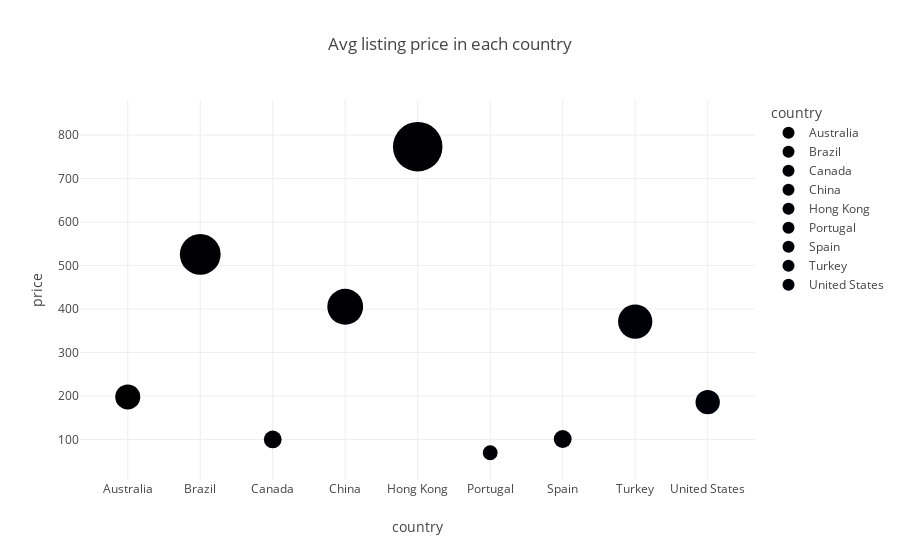

Notebook source saved alongside this figure:
### Code cell
fig = px.scatter(data_frame=country_df,
                x = 'country', 
                y='price',
                color='country',
                size = 'price',
                 opacity = 1,
                 size_max = 35,
                 title='Avg listing price in each country'
                )
fig.show()

### Figure 1 — Plotly figure (JSON) as saved in the notebook; plotly's stock layout.template omitted (floating-point values rounded to 4 significant figures)
{"data": [{"hovertemplate": "country=%{x}<br>price=%{marker.size}<extra></extra>", "legendgroup": "Australia", "marker": {"color": "#000001", "opacity": 1, "size": [197.8], "sizemode": "area", "sizeref": 0.6314, "symbol": "circle"}, "mode": "markers", "name": "Australia", "orientation": "v", "showlegend": true, "type": "scatter", "x": ["Australia"], "xaxis": "x", "y": [197.8], "yaxis": "y"}, {"hovertemplate": "country=%{x}<br>price=%{marker.size}<extra></extra>", "legendgroup": "Brazil", "marker": {"color": "#000002", "opacity": 1, "size": [525.8], "sizemode": "area", "sizeref": 0.6314, "symbol": "circle"}, "mode": "markers", "name": "Brazil", "orientation": "v", "showlegend": true, "type": "scatter", "x": ["Brazil"], "xaxis": "x", "y": [525.8], "yaxis": "y"}, {"hovertemplate": "country=%{x}<br>price=%{marker.size}<extra></extra>", "legendgroup": "Canada", "marker": {"color": "#000003", "opacity": 1, "size": [100.0], "sizemode": "area", "sizeref": 0.6314, "symbol": "circle"}, "mode": "markers", "name": "Canada", "orientation": "v", "showlegend": true, "type": "scatter", "x": ["Canada"], "xaxis": "x", "y": [100.0], "yaxis": "y"}, {"hovertemplate": "country=%{x}<br>price=%{marker.size}<extra></extra>", "legendgroup": "China", "marker": {"color": "#000004", "opacity": 1, "size": [405.4], "sizemode": "area", "sizeref": 0.6314, "symbol": "circle"}, "mode": "markers", "name": "China", "orientation": "v", "showlegend": true, "type": "scatter", "x": ["China"], "xaxis": "x", "y": [405.4], "yaxis": "y"}, {"hovertemplate": "country=%{x}<br>price=%{marker.size}<extra></extra>", "legendgroup": "Hong Kong", "marker": {"color": "#000005", "opacity": 1, "size": [773.5], "sizemode": "area", "sizeref": 0.6314, "symbol": "circle"}, "mode": "markers", "name": "Hong Kong", "orientation": "v", "showlegend": true, "type": "scatter", "x": ["Hong Kong"], "xaxis": "x", "y": [773.5], "yaxis": "y"}, {"hovertemplate": "country=%{x}<br>price=%{marker.size}<extra></extra>", "legendgroup": "Portugal", "marker": {"color": "#000006", "opacity": 1, "size": [69.5], "sizemode": "area", "sizeref": 0.6314, "symbol": "circle"}, "mode": "markers", "name": "Portugal", "orientation": "v", "showlegend": true, "type": "scatter", "x": ["Portugal"], "xaxis": "x", "y": [69.5], "yaxis": "y"}, {"hovertemplate": "country=%{x}<br>price=%{marker.size}<extra></extra>", "legendgroup": "Spain", "marker": {"color": "#000007", "opacity": 1, "size": [101.0], "sizemode": "area", "sizeref": 0.6314, "symbol": "circle"}, "mode": "markers", "name": "Spain", "orientation": "v", "showlegend": true, "type": "scatter", "x": ["Spain"], "xaxis": "x", "y": [101.0], "yaxis": "y"}, {"hovertemplate": "country=%{x}<br>price=%{marker.size}<extra></extra>", "legendgroup": "Turkey", "marker": {"color": "#000008", "opacity": 1, "size": [371.2], "sizemode": "area", "sizeref": 0.6314, "symbol": "circle"}, "mode": "markers", "name": "Turkey", "orientation": "v", "showlegend": true, "type": "scatter", "x": ["Turkey"], "xaxis": "x", "y": [371.2], "yaxis": "y"}, {"hovertemplate": "country=%{x}<br>price=%{marker.size}<extra></extra>", "legendgroup": "United States", "marker": {"color": "#000009", "opacity": 1, "size": [185.7], "sizemode": "area", "sizeref": 0.6314, "symbol": "circle"}, "mode": "markers", "name": "United States", "orientation": "v", "showlegend": true, "type": "scatter", "x": ["United States"], "xaxis": "x", "y": [185.7], "yaxis": "y"}], "layout": {"legend": {"itemsizing": "constant", "title": {"text": "country"}, "tracegroupgap": 0}, "title": {"text": "Avg listing price in each country"}, "xaxis": {"anchor": "y", "categoryarray": ["Australia", "Brazil", "Canada", "China", "Hong Kong", "Portugal", "Spain", "Turkey", "United States"], "categoryorder": "array", "domain": [0, 1], "title": {"text": "country"}}, "yaxis": {"anchor": "x", "domain": [0, 1], "title": {"text": "price"}}}}
